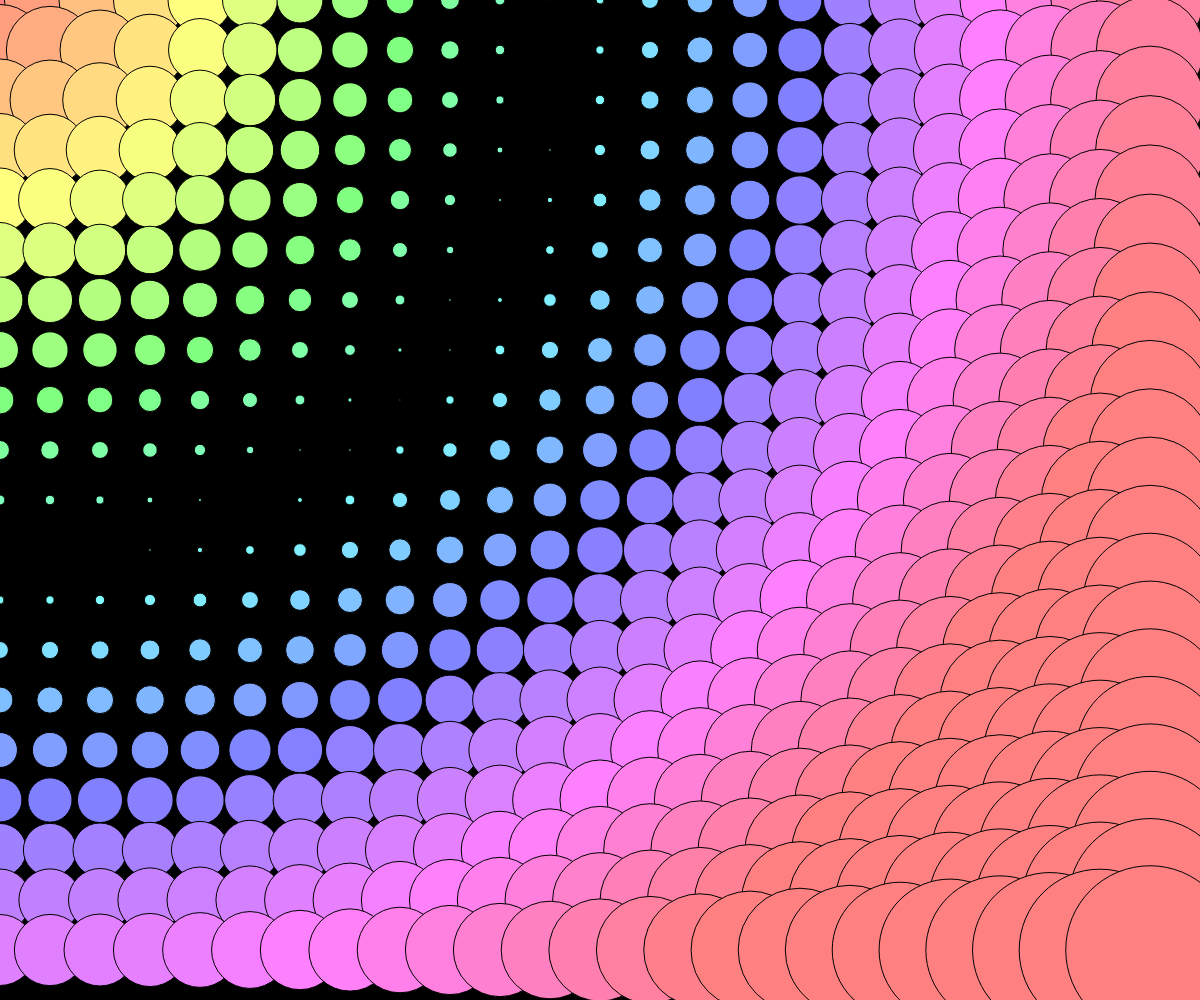
Frame 1 (no input)
Frame 60 (no input): identical to frame 1, image omitted
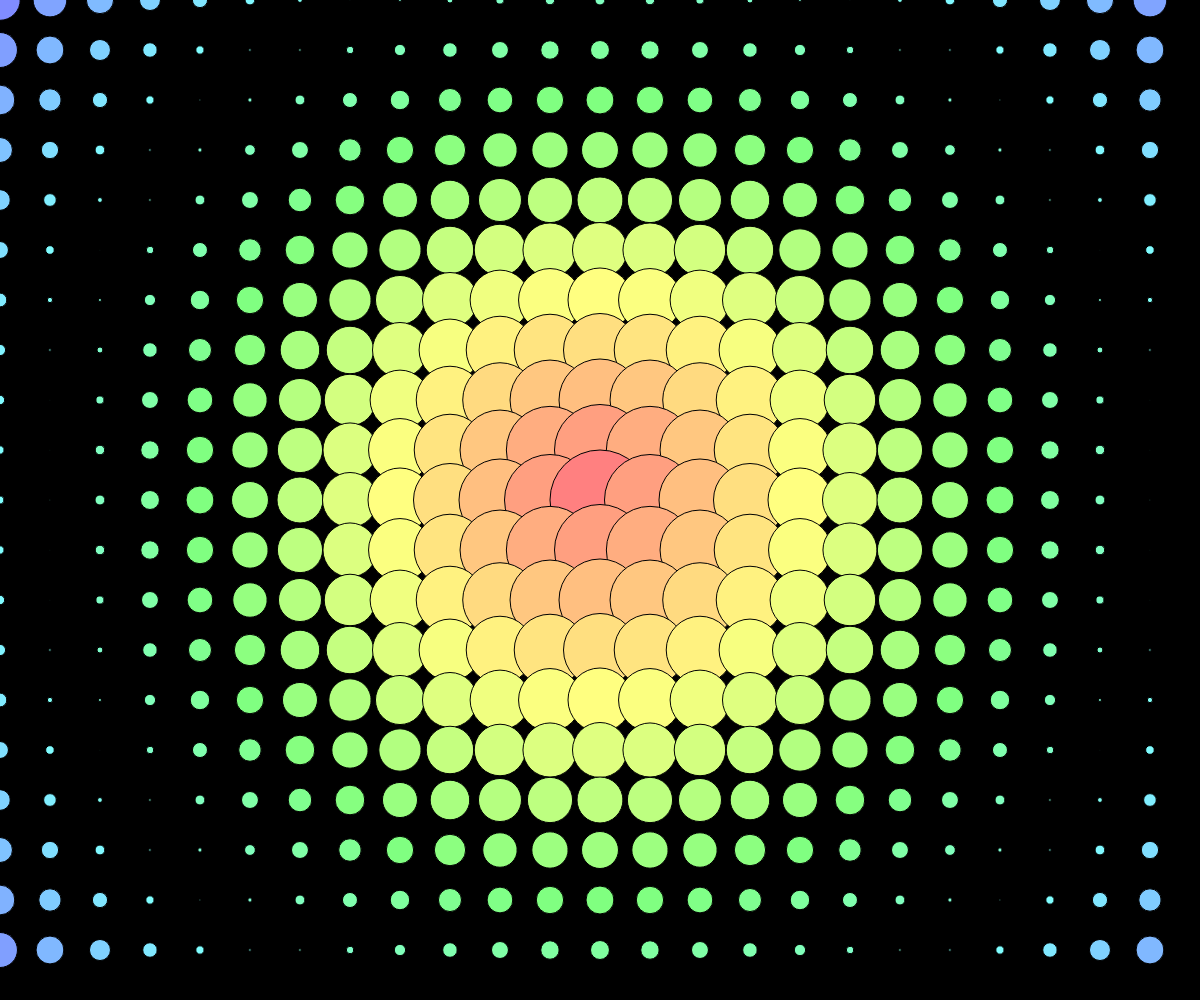
Frame 120 (the mouse pressed at the canvas centre since frame 60)

The p5.js sketch that drew these frames (run headless with seeded random() and noise() and a simulated clock; from frame 60 on, the mouse is pressed at the canvas centre):

// p5.js sketch
// ── sketch.js
/*
	Grids!  Nested loops aren't so scary.  To create a grid, we need something
	that looks like this (in pseudocode):

		for (y positions that are evenly spaced along the screen)
			for (x positions that are evenly spaced along the screen)
				draw a rectangle at (x, y)

		The inner loop creates a row of rectangles.  The outer loop repeats the
		row at different y positions, creating a grid.

	New p5 variables and functions:
		dist(...)
		colorMode(...)

*/ 


function setup() {

	// Create a drawing surface
	createCanvas(windowWidth, windowHeight);

	// Switch color modes to HSB - setting the max values for H, S, and B to be 
	// 360, 100 & 100 respectively.  Colors will now be interpreted as HSB, e.g.
	// fill(...)  
	colorMode(HSB, 360, 100, 100);
}


function draw() {

	// Draw a background
	background(0, 25);

	// Create a grid of ellipses (or rects or triangles) that cover the screen
	// 	- To create a row of ellipses, you'll want to create a loop that takes 
	// 	  an x position variable from 0 (left of the screen) to width (right 
	// 	  side of the screen).  Instead of stepping by 1 each iteration of the
	// 	  loop, try stepping by something greater than or equal to 50.  
	// 	- To repeat that row and make a grid, you'll want to nest you x position
	// 	  loop inside of a loop that contols the y position.

	var gridSize = 50; 	// Grid sizes smaller than this will be taxing on your
						// computer's processor!

	// This loop repeats the row and makes a grid
	for (var y = 0; y < height; y += gridSize) {

		// This loop creates a row
		for (var x = 0; x < width; x += gridSize) {

			// Regular solution: filled circle grid
			// fill(0, 50, 100);
			// ellipse(x, y, 50, 50);

			// EXTRA 1
			// var h = map(x, 0, width, 0, 360);
			// var s = map(y, 0, height, 0, 100);
			// fill(h, s, 100);
			// ellipse(x, y, 50, 50);

			// EXTRA 2
			var d = dist(mouseX, mouseY, x, y);
			var r = map(d, 0, 500, 100, 10);
			var h = map(d, 0, width, 0, 360);
			// You can also make this fill transparent for some extra fun...
			fill(h, 50, 100);  
			ellipse(x, y, r, r);

			// Note about line 56 - if d is outside of the range 0 - 500, r will
			// *not* go out of the range 100 - 10.  If d is 1000, r will max 
			// out at 10.  Map(...) caps the values returned.


		}
	}

	// EXTRAS
	// 	1. Use map(...) to change the color of the circles in the grid based on
	// 	   their x & y position.
	// 	2. Make it interactive.  dist(...) calculates the distance between two 
	// 	   points.  Let's use the distance between the mouse and each circle in 
	// 	   the grid to do something fun:
	// 	   	- When drawing a circle in the grid, find the distance between the 
	// 	   	  circle's x & y and the mouseX & mouseY.
	// 	   	- Map that distance to some aspect of the circle's visual properties
	// 	   	  (e.g. radius, hue, brightness, transparency, etc.).  You'll want 
	// 	   	  to use the map(...) function.
}
